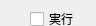
    <widget class="QWidget" name="page_4" >
     <property name="geometry" >
      <rect>
       <x>0</x>
       <y>0</y>
       <width>96</width>
       <height>26</height>
      </rect>
     </property>
     <attribute name="label" >
      <string>白いひび割れ</string>
     </attribute>
     <widget class="QLabel" name="label_17" >
      <property name="geometry" >
       <rect>
        <x>70</x>
        <y>40</y>
        <width>91</width>
        <height>21</height>
       </rect>
      </property>
      <property name="frameShape" >
       <enum>QFrame::Panel</enum>
      </property>
      <property name="frameShadow" >
       <enum>QFrame::Sunken</enum>
      </property>
      <property name="text" >
       <string>長さの下限</string>
      </property>
      <property name="alignment" >
       <set>Qt::AlignCenter|Qt::AlignHCenter|Qt::AlignLeading|Qt::AlignLeft|Qt::AlignVCenter</set>
      </property>
     </widget>
     <widget class="QSpinBox" name="spinBoxItem5LengthLow" >
      <property name="geometry" >
       <rect>
        <x>70</x>
        <y>60</y>
        <width>91</width>
        <height>22</height>
       </rect>
      </property>
      <property name="maximum" >
       <number>99999</number>
      </property>
     </widget>
     <widget class="QCheckBox" name="checkBoxItem5Enabled" >
      <property name="geometry" >
       <rect>
        <x>30</x>
        <y>10</y>
        <width>76</width>
        <height>18</height>
       </rect>
      </property>
      <property name="text" >
       <string>実行</string>
      </property>
     </widget>
    </widget>
